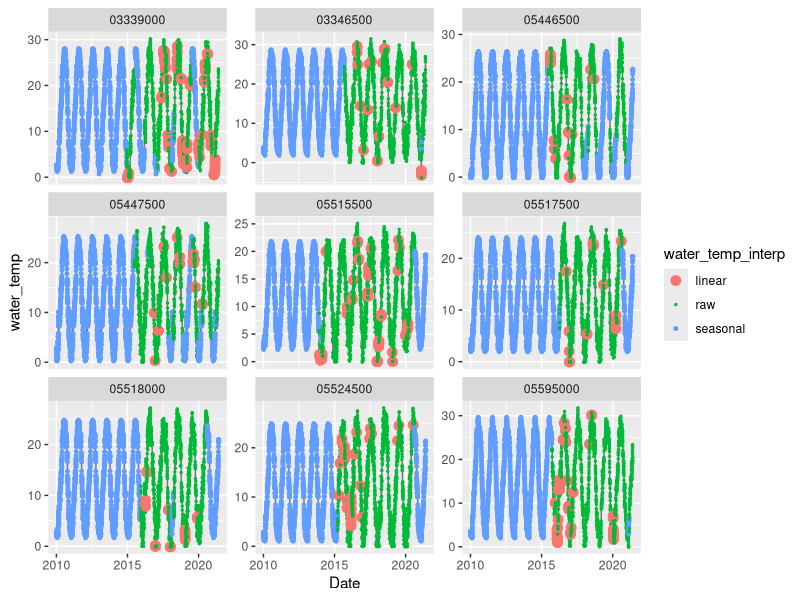
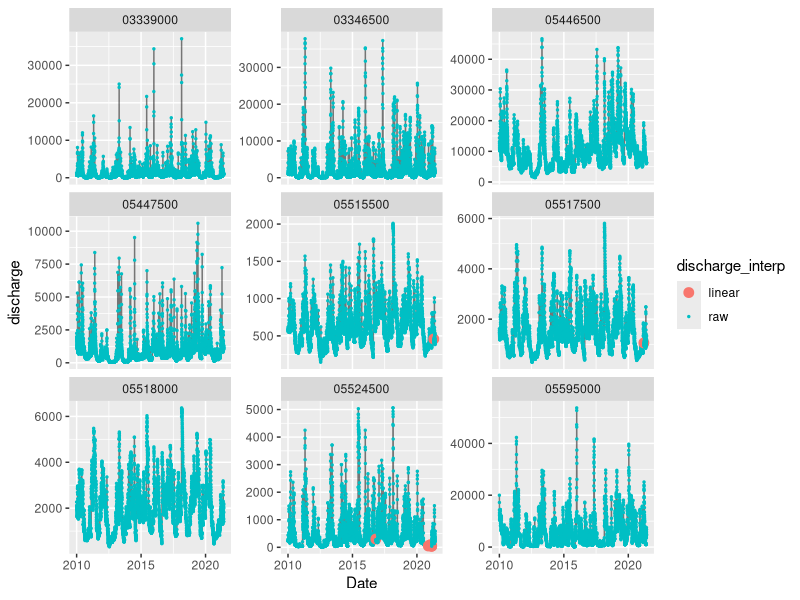
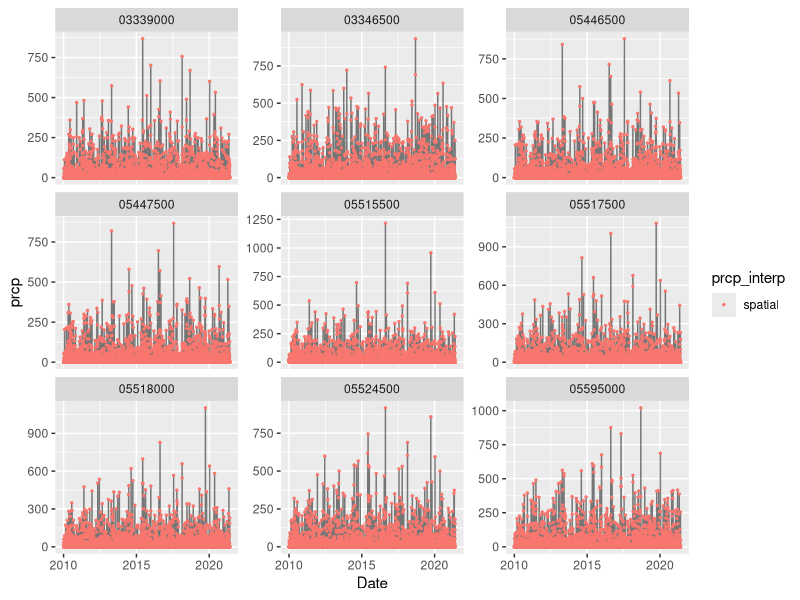
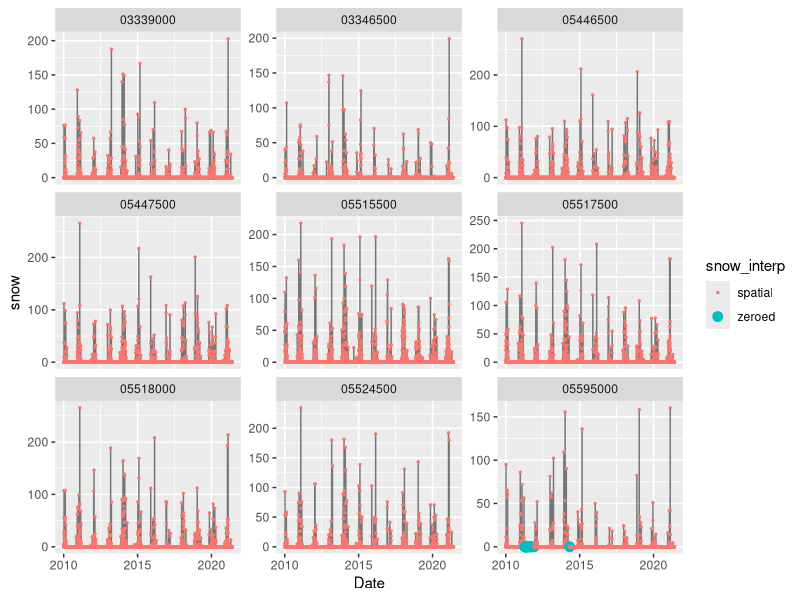
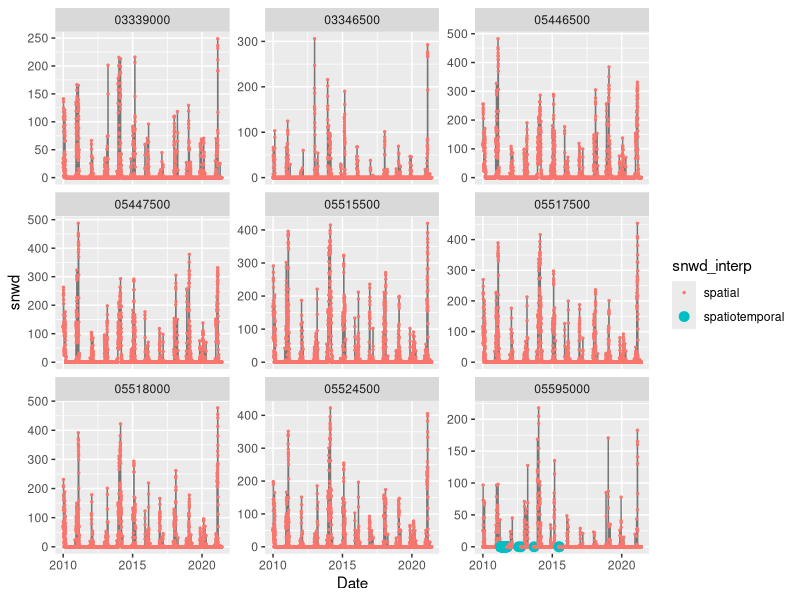
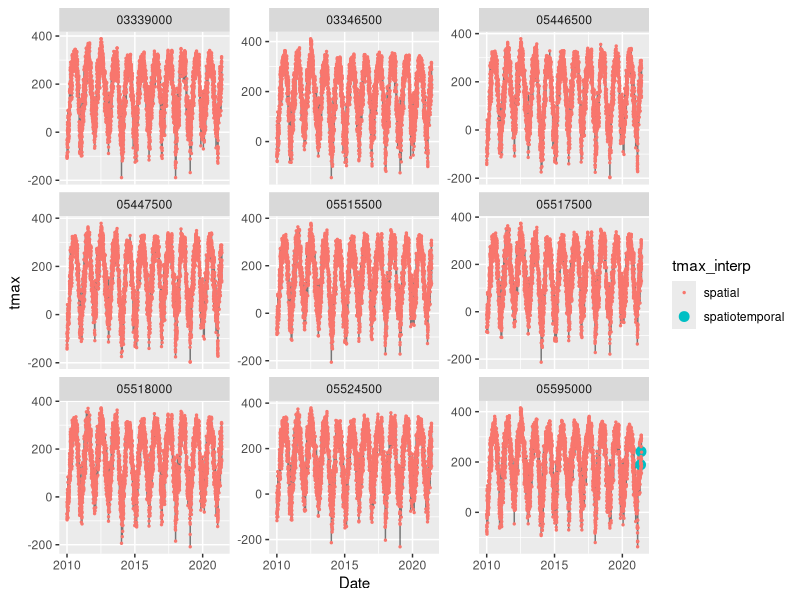
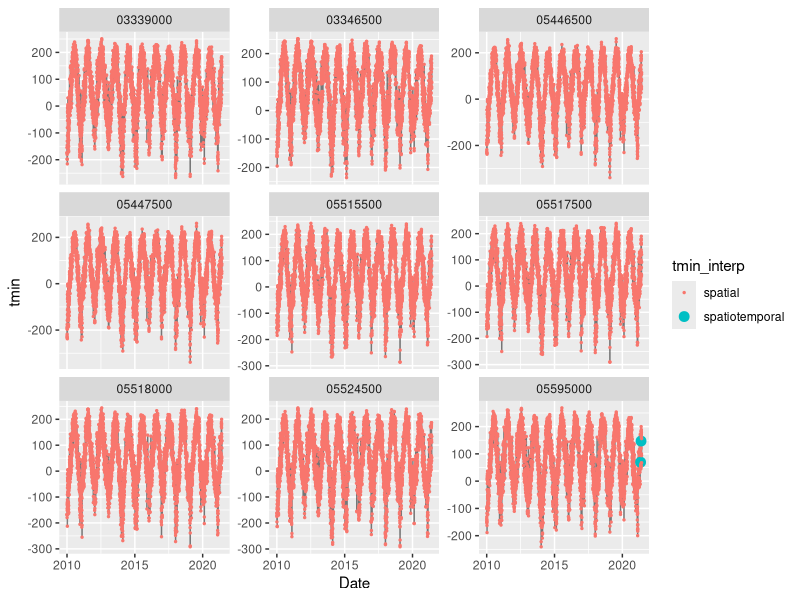

Reproduce these figures in R, in order.
library(tidyverse)

hydro <- read_csv(file = "download/hydro_filled.csv", col_types = "cDdddddddccd")
meteo <- read_csv(file = "download/meteo_filled.csv")

joined <- cbind(hydro, meteo) %>%
  select(-date, -nwis_site) %>%
  tibble()

colnames(joined)

vars <- c("water_temp",
          "discharge",
          "prcp",
          "snow",
          "snwd",
          "tmax",
          "tmin")

plots <- list()

for (i in 1:length(vars)) {
  
  plots[[i]] <- joined %>%
    ggplot(aes_string(x = "Date", y = vars[i], size = paste0(vars[i], "_interp"), color = paste0(vars[i], "_interp"))) +
    geom_line(inherit.aes = FALSE, aes_string(x = "Date", y = vars[i]), alpha = .5) +
    geom_point() +
    facet_wrap(~site_no, scales = "free_y") +
    scale_size_manual(values = c("linear" = 3, "raw" = .5, "seasonal" = 1, "zeroed" = 3, "spatial" = .5, "spatiotemporal" = 3))
  
  ggsave(paste0("analyses/",vars[i],".png"), plots[[i]], dpi = 100, width = 9, height = 7)
  
}
